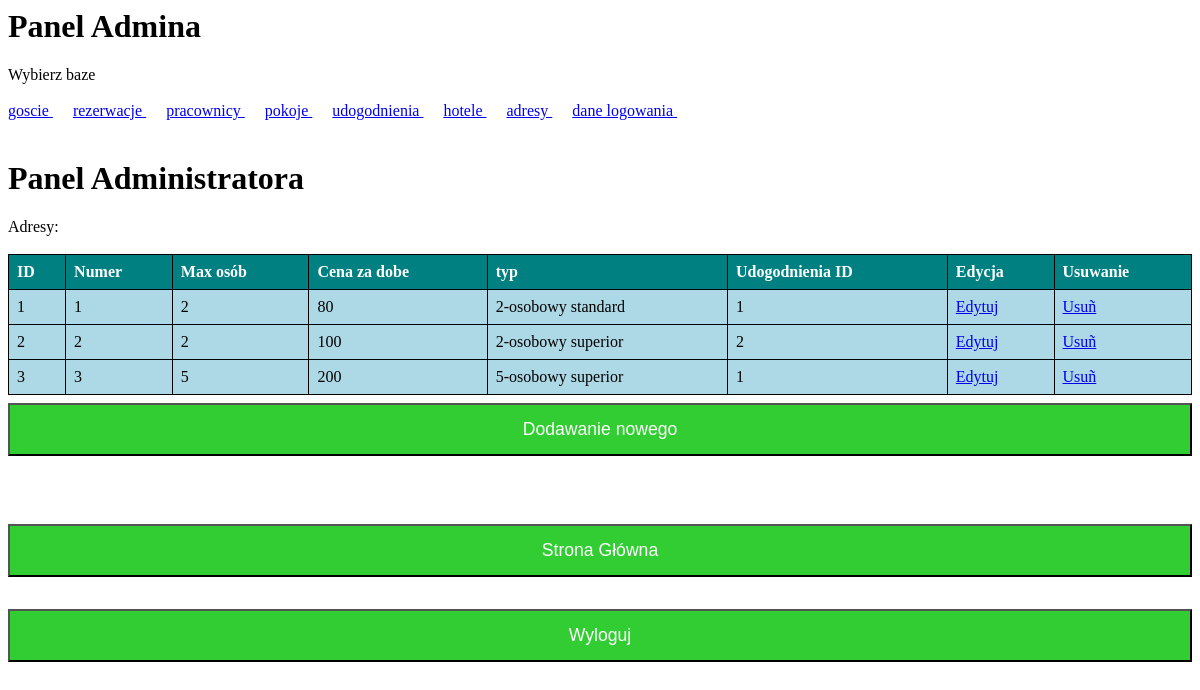
The app's page /panel/pokoje/index.php (signed in) with its own data.
### tables this page shows
CREATE TABLE `pokoje` (
  `id_pokoje` int(11) NOT NULL,
  `nr` int(11) NOT NULL,
  `max_osob` int(11) NOT NULL,
  `cena_za_dobe` float NOT NULL,
  `typ` varchar(50) NOT NULL,
  `udogodnieniaID` int(11) NOT NULL
);

### panel/pokoje/index.php (the view, shortened to what this page needs)
<html>
 <head>
 </head>
 <body>
 <h1>Panel Administratora</h1>
 <a>Adresy:</a><br /><br />
  <table border="1">
   <tr>
     <th>ID</th><th>Numer</th><th>Max osób</th><th>Cena za dobe</th><th>typ</th><th>Udogodnienia ID</th>
     <th>Edycja</th><th>Usuwanie</th>
   </tr>
<?php
include "polacz.php";
if ($sql =  $baza->prepare("SELECT * FROM pokoje ORDER BY id_pokoje"))
{
        $sql->execute();
        $sql->bind_result($id, $num, $max, $cena, $typ, $udog);
        while ($sql->fetch())
        {
                echo "<tr>
                        <td>$id</td>
                        <td>$num</td>
                        <td>$max</td>
                        <td>$cena</td>
                        <td>$typ</td>
						<td>$udog</td>
                        <td><a href=\"edycja.php?nr=$id\">Edytuj</a></td>
                        <td><a href=\"usun.php?nr=$id\" onclick=\"javascript:return confirm('Czy na pewno usun¹æ?'); \">Usuñ</a></td>
                   </tr>";
        }
 }
else die( "B³¹d w zapytaniu SQL! SprawdŸ kod SQL w PhpMyAdmin." );
?>
  </table>
		<form action="dodaj.php">
		  <input type="submit" value="Dodawanie nowego">
		</form>
 </body>
</html>

### style.css (style rules this page uses)
table { border-collapse: collapse; width: 100%; border: 1px solid black; }
th, td { text-align: left; padding: 8px; border: 1px solid black; }
td { background-color: lightblue; }
th { background-color: teal; color: white; }
input[type=submit] { width: 100%; background-color: #32CD32; color: white; padding: 14px 20px; margin: 8px 0; font-size: 110%; }

### records on screen
pokoje: id_pokoje "1", nr "1", max_osob "2", cena_za_dobe "80", typ "2-osobowy standard", udogodnieniaID "1"
pokoje: id_pokoje "2", nr "2", max_osob "2", cena_za_dobe "100", typ "2-osobowy superior", udogodnieniaID "2"
pokoje: id_pokoje "3", nr "3", max_osob "5", cena_za_dobe "200", typ "5-osobowy superior", udogodnieniaID "1"
